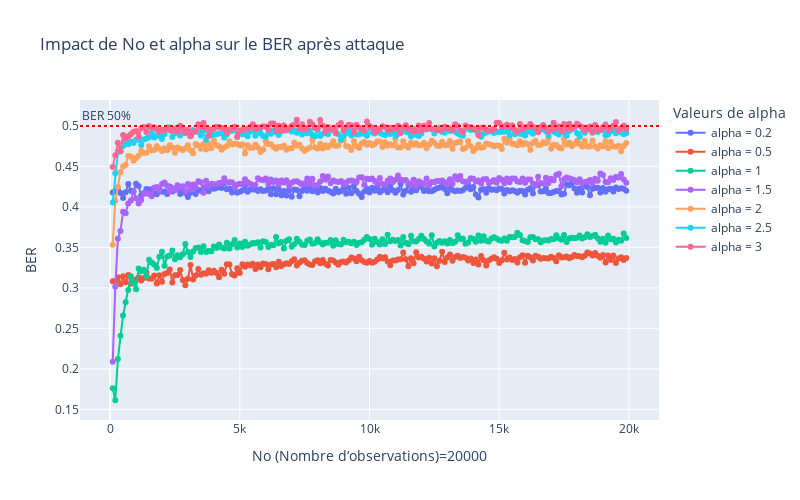
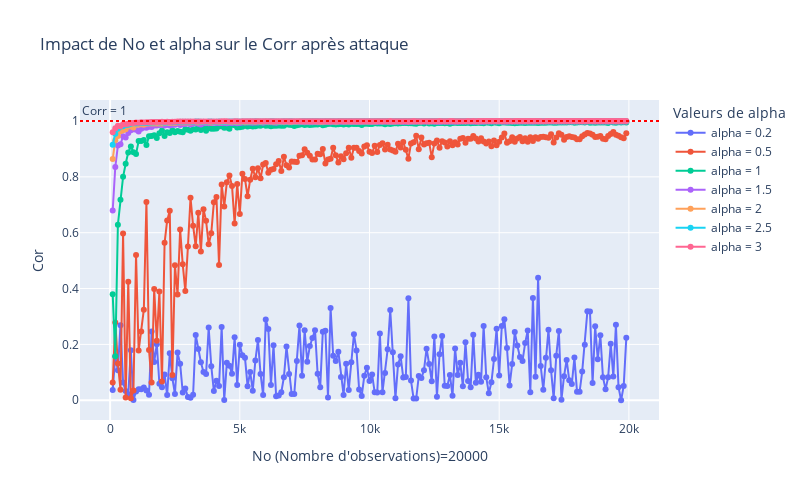

The code cell stored with these charts, in order, in its notebook:
### Code cell
alpha_values = [0.2, 0.5, 1, 1.5, 2, 2.5, 3] # Tune the power of the watermark here
Ni_grand = 20000

fig_ber = go.Figure()
fig_corr = go.Figure()
fig_ber.add_hline(y=0.5, line_dash="dot", line_color="red", annotation_text="BER 50%", annotation_position="top left")
fig_corr.add_hline(y=1, line_dash="dot", line_color="red", annotation_text="Corr = 1", annotation_position="top left")

for alpha in alpha_values:
    # Réinitialisation des vecteurs pour les plots
    ber_values = []
    corr_values = []
    No_values = range(100,Ni_grand,100) 
    for No in No_values:
        ber_val, corr_val = do_process(alpha, No)
        ber_values.append(ber_val)
        corr_values.append(corr_val)
    # Graphique du BER
    fig_ber.add_trace(go.Scatter(x=list(No_values), y=ber_values, mode='lines+markers', name=f'alpha = {alpha}'))
    # Graphique du Corr
    fig_corr.add_trace(go.Scatter(x=list(No_values), y=corr_values, mode='lines+markers', name=f'alpha = {alpha}'))
fig_corr.update_layout(
    title="Impact de No et alpha sur le Corr après attaque",
    xaxis_title=f"No (Nombre d'observations)={Ni}",
    yaxis_title="Cor",
    legend_title='Valeurs de alpha',
    width=800,
    height=500
)
    
fig_ber.update_layout(
    title='Impact de No et alpha sur le BER après attaque',
    xaxis_title=f'No (Nombre d‘observations)={Ni}',
    yaxis_title='BER',
    legend_title='Valeurs de alpha',
    width=800,
    height=500
)
fig_ber.show()
fig_corr.show()

### Figure 1 — Plotly figure (JSON) as saved in the notebook; plotly's stock layout.template omitted (floating-point values rounded to 4 significant figures; data arrays with more than 128 entries replaced by an {"elided": "..."} marker saying what was removed)
{"data": [{"mode": "lines+markers", "name": "alpha = 0.2", "type": "scatter", "x": {"elided": "199 int values"}, "y": {"elided": "199 float values"}}, {"mode": "lines+markers", "name": "alpha = 0.5", "type": "scatter", "x": {"elided": "199 int values"}, "y": {"elided": "199 float values"}}, {"mode": "lines+markers", "name": "alpha = 1", "type": "scatter", "x": {"elided": "199 int values"}, "y": {"elided": "199 float values"}}, {"mode": "lines+markers", "name": "alpha = 1.5", "type": "scatter", "x": {"elided": "199 int values"}, "y": {"elided": "199 float values"}}, {"mode": "lines+markers", "name": "alpha = 2", "type": "scatter", "x": {"elided": "199 int values"}, "y": {"elided": "199 float values"}}, {"mode": "lines+markers", "name": "alpha = 2.5", "type": "scatter", "x": {"elided": "199 int values"}, "y": {"elided": "199 float values"}}, {"mode": "lines+markers", "name": "alpha = 3", "type": "scatter", "x": {"elided": "199 int values"}, "y": {"elided": "199 float values"}}], "layout": {"annotations": [{"showarrow": false, "text": "BER 50%", "x": 0, "xanchor": "left", "xref": "x domain", "y": 0.5, "yanchor": "bottom", "yref": "y"}], "height": 500, "legend": {"title": {"text": "Valeurs de alpha"}}, "shapes": [{"line": {"color": "red", "dash": "dot"}, "type": "line", "x0": 0, "x1": 1, "xref": "x domain", "y0": 0.5, "y1": 0.5, "yref": "y"}], "title": {"text": "Impact de No et alpha sur le BER après attaque"}, "width": 800, "xaxis": {"title": {"text": "No (Nombre d‘observations)=20000"}}, "yaxis": {"title": {"text": "BER"}}}}

### Figure 2 — Plotly figure (JSON) as saved in the notebook; plotly's stock layout.template omitted (floating-point values rounded to 4 significant figures; data arrays with more than 128 entries replaced by an {"elided": "..."} marker saying what was removed)
{"data": [{"mode": "lines+markers", "name": "alpha = 0.2", "type": "scatter", "x": {"elided": "199 int values"}, "y": {"elided": "199 float values"}}, {"mode": "lines+markers", "name": "alpha = 0.5", "type": "scatter", "x": {"elided": "199 int values"}, "y": {"elided": "199 float values"}}, {"mode": "lines+markers", "name": "alpha = 1", "type": "scatter", "x": {"elided": "199 int values"}, "y": {"elided": "199 float values"}}, {"mode": "lines+markers", "name": "alpha = 1.5", "type": "scatter", "x": {"elided": "199 int values"}, "y": {"elided": "199 float values"}}, {"mode": "lines+markers", "name": "alpha = 2", "type": "scatter", "x": {"elided": "199 int values"}, "y": {"elided": "199 float values"}}, {"mode": "lines+markers", "name": "alpha = 2.5", "type": "scatter", "x": {"elided": "199 int values"}, "y": {"elided": "199 float values"}}, {"mode": "lines+markers", "name": "alpha = 3", "type": "scatter", "x": {"elided": "199 int values"}, "y": {"elided": "199 float values"}}], "layout": {"annotations": [{"showarrow": false, "text": "Corr = 1", "x": 0, "xanchor": "left", "xref": "x domain", "y": 1, "yanchor": "bottom", "yref": "y"}], "height": 500, "legend": {"title": {"text": "Valeurs de alpha"}}, "shapes": [{"line": {"color": "red", "dash": "dot"}, "type": "line", "x0": 0, "x1": 1, "xref": "x domain", "y0": 1, "y1": 1, "yref": "y"}], "title": {"text": "Impact de No et alpha sur le Corr après attaque"}, "width": 800, "xaxis": {"title": {"text": "No (Nombre d'observations)=20000"}}, "yaxis": {"title": {"text": "Cor"}}}}
